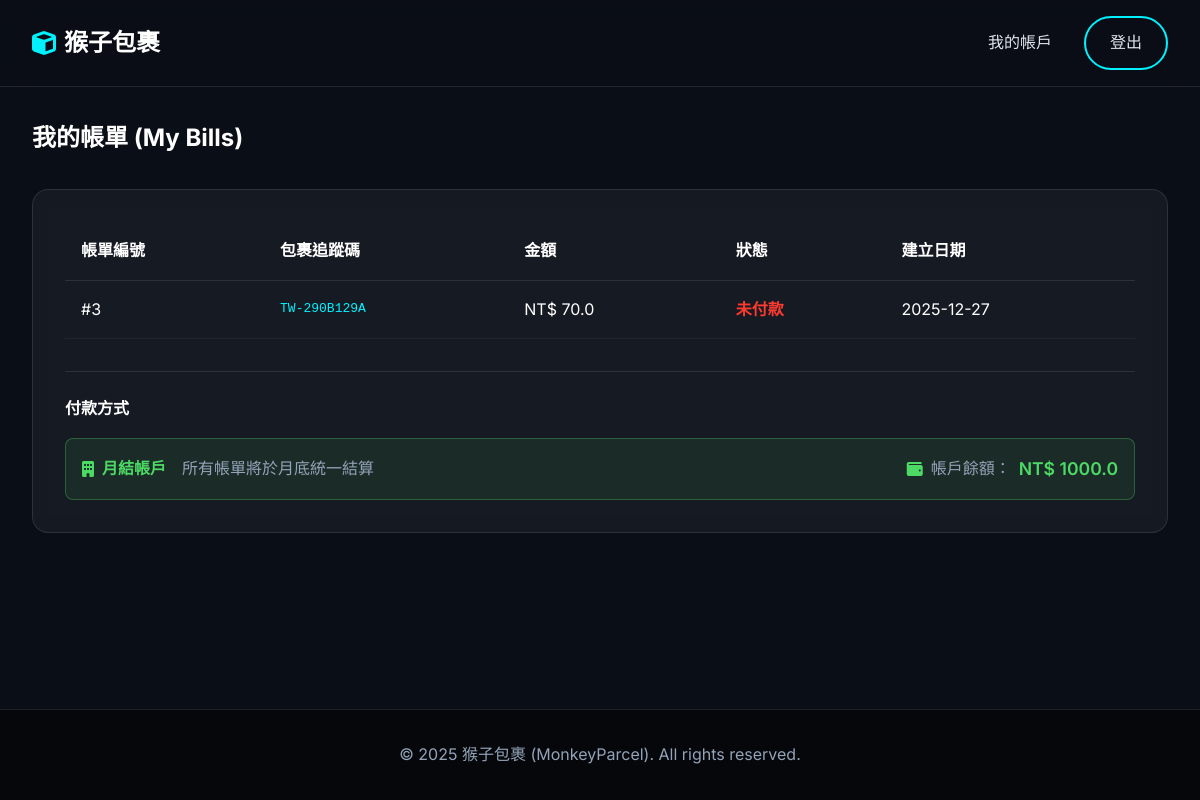
Screenshot of /my_bills (signed in) with the database file from the repository.
### app/models.py (models this page shows, shortened)
class Bill(Base):
    __tablename__ = 'bills'
    id: Mapped[int] = mapped_column(primary_key=True)
    customer_id: Mapped[int] = mapped_column(ForeignKey('customers.id'), nullable=False)
    package_id: Mapped[int] = mapped_column(ForeignKey('packages.id'), nullable=False, unique=True) # 每個包裹對應一個帳單
    amount: Mapped[float] = mapped_column(Float, nullable=False) # 總計金額
    is_paid: Mapped[bool] = mapped_column(Boolean, default=False) # 是否已付款
    created_at: Mapped[datetime] = mapped_column(DateTime, default=datetime.now)
    paid_at: Mapped[Optional[datetime]] = mapped_column(DateTime, nullable=True) # 付款日期
    customer: Mapped["Customer"] = relationship("Customer", back_populates="bills")
    package: Mapped["Package"] = relationship("Package", backref=backref("bill", uselist=False))
    payment_method: Mapped[Optional[PaymentMethod]] = mapped_column(Enum(PaymentMethod), nullable=True)

class Package(Base):
    __tablename__ = 'packages'
    id: Mapped[int] = mapped_column(primary_key=True)
    tracking_number: Mapped[str] = mapped_column(String(20), unique=True, nullable=False) # 物流單號
    sender_id: Mapped[int] = mapped_column(ForeignKey('customers.id'), nullable=False)
    recipient_name: Mapped[str] = mapped_column(String(100), nullable=False)
    recipient_address: Mapped[str] = mapped_column(String(200), nullable=False)
    recipient_phone: Mapped[str] = mapped_column(String(20), nullable=False)
    weight: Mapped[float] = mapped_column(Float, nullable=False) # 重量 (kg)
    width: Mapped[float] = mapped_column(Float, nullable=False)  # 寬 (cm)
    height: Mapped[float] = mapped_column(Float, nullable=False) # 高 (cm)
    length: Mapped[float] = mapped_column(Float, nullable=False) # 長 (cm)
    declared_value: Mapped[float] = mapped_column(Float, default=0.0) # 報值金額 (保險用)
    content_description: Mapped[str] = mapped_column(String(255), nullable=True) # 內容物描述
    package_type: Mapped[PackageType] = mapped_column(Enum(PackageType), default=PackageType.SMALL_BOX)
    delivery_speed: Mapped[DeliverySpeed] = mapped_column(Enum(DeliverySpeed), default=DeliverySpeed.STANDARD)
    status: Mapped[PackageStatus] = mapped_column(Enum(PackageStatus), default=PackageStatus.CREATED)
    is_hazardous: Mapped[bool] = mapped_column(Boolean, default=False)   # 易燃物/危險品
    is_fragile: Mapped[bool] = mapped_column(Boolean, default=False)     # 易碎品
    is_international: Mapped[bool] = mapped_column(Boolean, default=False) # 國際件
    created_at: Mapped[datetime] = mapped_column(DateTime, default=datetime.now) # 寄件時間
    estimated_delivery: Mapped[datetime] = mapped_column(DateTime, nullable=True) # 預計抵達時間
    shipping_cost: Mapped[float] = mapped_column(Float, default=0.0) # 運費金額
    sender: Mapped["Customer"] = relationship("Customer", back_populates="packages", foreign_keys=[sender_id])
    tracking_events: Mapped[List["TrackingEvent"]] = relationship("TrackingEvent", back_populates="package", cascade="all, delete-orphan")
    assigned_driver_id: Mapped[Optional[int]] = mapped_column(ForeignKey('users.id'), nullable=True)
    assigned_driver: Mapped[Optional["User"]] = relationship("User", foreign_keys=[assigned_driver_id])

class User(Base):
    __tablename__ = 'users'
    id: Mapped[int] = mapped_column(primary_key=True)
    username: Mapped[str] = mapped_column(String(50), unique=True, nullable=False)
    password_hash: Mapped[str] = mapped_column(String(128), nullable=False)
    full_name: Mapped[str] = mapped_column(String(100), nullable=False)
    email: Mapped[str] = mapped_column(String(120), unique=True, nullable=False)
    phone: Mapped[str] = mapped_column(String(20), nullable=False)
    address: Mapped[str] = mapped_column(String(200), nullable=True)
    role: Mapped[UserRole] = mapped_column(Enum(UserRole), default=UserRole.CUSTOMER)
    type: Mapped[str] = mapped_column(String(50))
    __mapper_args__ = {
        'polymorphic_identity': 'user',
        'polymorphic_on': type
    }

class Customer(User):
    __tablename__ = 'customers'
    id: Mapped[int] = mapped_column(ForeignKey('users.id'), primary_key=True)
    customer_type: Mapped[CustomerType] = mapped_column(Enum(CustomerType), default=CustomerType.NON_CONTRACT)
    billing_preference: Mapped[PaymentMethod] = mapped_column(Enum(PaymentMethod), default=PaymentMethod.CASH)
    balance: Mapped[float] = mapped_column(Float, default=0.0) # 僅適用於預付型客戶
    prepaid_by: Mapped[Optional[str]] = mapped_column(String(100), nullable=True) # 預付方名稱 (例如: 台灣積體電路股份有限公司)
    packages: Mapped[List["Package"]] = relationship("Package", back_populates="sender")
    bills: Mapped[List["Bill"]] = relationship("Bill", back_populates="customer")
    __mapper_args__ = {
        'polymorphic_identity': 'customer',
    }

### app/routes.py (the view)
@main.route('/my_bills')
@login_required
def my_bills():
    if session['user_role'] != 'customer':
        return "Unauthorized", 403
    bills = db.session.execute(
        db.select(models.Bill).filter_by(customer_id=session['user_id']).order_by(models.Bill.created_at.desc())
    ).scalars().all()
    user = db.session.get(models.Customer, session['user_id'])
    total_unpaid = sum(bill.amount for bill in bills if not bill.is_paid)
    return render_template('my_bills.html', bills=bills, balance=user.balance, customer=user, total_unpaid=total_unpaid)

### app/routes.py (called while the page is built)
def login_required(f):
    @wraps(f)
    def decorated_function(*args, **kwargs):
        if 'user_id' not in session:
            return redirect(url_for('main.login'))
        return f(*args, **kwargs)
    return decorated_function

### app/templates/my_bills.html (shortened to what this page needs)
{% extends "base.html" %}
{% block content %}
<div class="container">
    <h2 style="margin-bottom: 2rem;">我的帳單 (My Bills)</h2>
    <div class="card">
        {% if bills %}
        <table style="width: 100%; border-collapse: collapse; color: #fff;">
            <thead>
                <tr style="border-bottom: 1px solid var(--border-color); text-align: left;">
                    <th style="padding: 1rem;">帳單編號</th>
                    <th style="padding: 1rem;">包裹追蹤碼</th>
                    <th style="padding: 1rem;">金額</th>
                    <th style="padding: 1rem;">狀態</th>
                    <th style="padding: 1rem;">建立日期</th>
                </tr>
            </thead>
            <tbody>
                {% for bill in bills %}
                <tr style="border-bottom: 1px solid rgba(255,255,255,0.05);">
                    <td style="padding: 1rem;">#{{ bill.id }}</td>
                    <td style="padding: 1rem; font-family: monospace;">
                        <a href="{{ url_for('main.tracking_result', tracking_number=bill.package.tracking_number) }}"
                            style="color: var(--primary-color);">
                            {{ bill.package.tracking_number }}
                        </a>
                    </td>
                    <td style="padding: 1rem;">NT$ {{ bill.amount }}</td>
                    <td style="padding: 1rem;">
                        {% if bill.is_paid %}
                        <span style="color: #4cd964; font-weight: bold;">已付款</span>
                        {% else %}
                        <span style="color: #ff3b30; font-weight: bold;">未付款</span>
                        {% endif %}
                    </td>
                    <td style="padding: 1rem;">{{ bill.created_at.strftime('%Y-%m-%d') }}</td>
                </tr>
                {% endfor %}
            </tbody>
        </table>
        <div style="margin-top: 2rem; padding-top: 1.5rem; border-top: 1px solid var(--border-color);">
            <h4 style="margin-bottom: 1rem;">付款方式</h4>
            {% if customer.customer_type.name == 'CONTRACT' %}
            <div
                style="display: flex; align-items: center; justify-content: space-between; padding: 1rem; background: rgba(76, 217, 100, 0.1); border-radius: 8px; border: 1px solid rgba(76, 217, 100, 0.3); flex-wrap: wrap; gap: 1rem;">
                <div style="display: flex; align-items: center; gap: 0.5rem;">
                    <i class="fas fa-building" style="color: #4cd964;"></i>
                    <span style="font-weight: 600; color: #4cd964;">月結帳戶</span>
                    <span style="color: var(--text-muted); margin-left: 0.5rem;">所有帳單將於月底統一結算</span>
                </div>
                <div style="display: flex; align-items: center; gap: 0.5rem;">
                    <i class="fas fa-wallet" style="color: #4cd964;"></i>
                    <span style="color: var(--text-muted);">帳戶餘額：</span>
                    <span
                        class="{{ 'text-danger-custom' if total_unpaid > customer.balance else 'text-success-custom' }}"
                        style="font-weight: 600; font-size: 1.1rem;">NT$
                        {{ customer.balance }}</span>
                </div>
            </div>
            {% endif %}
        </div>
        {% else %}
        <div style="text-align: center; padding: 2rem;">
            <p style="color: var(--text-muted);">目前沒有帳單。</p>
            <a href="{{ url_for('main.create_package') }}" class="btn btn-primary">寄送包裹</a>
        </div>
        {% endif %}
    </div>
</div>
{% endblock %}

### app/static/css/style.css (style rules this page uses)
:root { --primary-color: #00f2ff; --primary-dark: #00c8d4; --secondary-color: #7000ff; --bg-color: #0a0e17; --card-bg: rgba(255, 255, 255, 0.05); --text-color: #e0e6ed; --text-muted: #94a3b8; --border-color: rgba(255, 255, 255, 0.1); --success-color: #00ff9d; --error-color: #ff4d4d; --gradient-main: linear-gradient(135deg, #00f2ff 0%, #7000ff 100%); }
* { box-sizing: border-box; margin: 0; padding: 0; }
body { font-family: 'Inter', 'Noto Sans TC', sans-serif; background-color: var(--bg-color); color: var(--text-color); line-height: 1.6; min-height: 100vh; display: flex; flex-direction: column; }
h1, h2, h3, h4, h5, h6 { font-weight: 700; margin-bottom: 1rem; color: #fff; }
a { text-decoration: none; color: var(--primary-color); transition: all 0.3s ease; }
.container { max-width: 1200px; margin: 0 auto; padding: 0 2rem; }
.card { background: var(--card-bg); border: 1px solid var(--border-color); border-radius: 16px; padding: 2rem; backdrop-filter: blur(10px); margin-bottom: 1.5rem; }
.card, .hero, .timeline-item { animation: fadeIn 0.5s ease-out forwards; }

### app/templates/my_bills.html (style rules this page uses)
.text-success-custom { color: #4cd964 !important; }

### rows the page displays
Bill: id "3", package.tracking_number "TW-290B129A", amount "70.0", is_paid "未付款", created_at "2025-12-27"
Customer: balance "1000.0"
